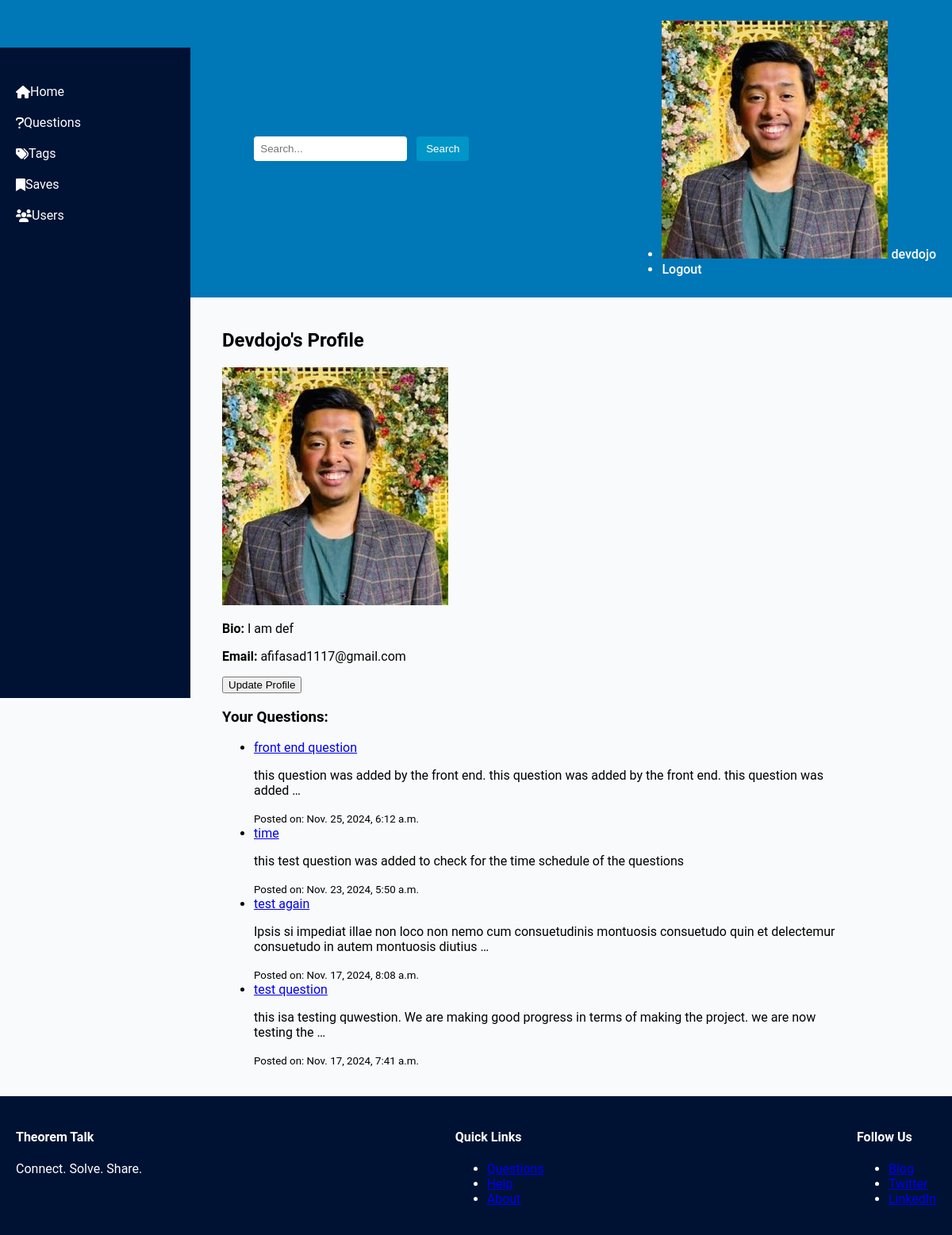
/profile/ (signed in), run on the app's committed database.
### user/models.py (models this page shows, shortened)
class Profile(models.Model):
  user = models.OneToOneField(User, on_delete=models.CASCADE)
  bio = models.CharField(max_length=1000, default="")
  email = models.EmailField(default="")
  image = models.ImageField(default="profile_pic/default.jpg", upload_to="profile_pic")

### base/models.py (models this page shows, shortened)
class Question(models.Model):
  user = models.ForeignKey(User, on_delete=models.CASCADE)
  title = models.CharField(max_length=1000)
  content = models.TextField(null=True, blank=True)
  date_created = models.DateTimeField(default=timezone.now)
  class Meta:
    ordering = ['-date_created']

### user/views.py (the view)
# urls.py: path('profile/', user_views.profile, name = "profile"),
@login_required
def profile(request):
  user_questions = Question.objects.filter(user=request.user)  # Get all questions from the logged-in user
  return render(request, 'users/profile.html', {'questions': user_questions})

### user/templates/users/profile.html
{% extends "base.html" %}
{% block content %}
<div class="profile">
  <h2>{{ user.username|title }}'s Profile</h2>
  <img src="{{ user.profile.image.url }}" alt="{{ user.username }}'s Profile Picture">
  <p><strong>Bio:</strong> {{ user.profile.bio }}</p>
  <p><strong>Email:</strong> {{ user.email }}</p>
  <a href="{% url 'update_profile' %}">
    <button>Update Profile</button>
  </a>
  <h3>Your Questions:</h3>
  {% if questions %}
    <ul>
      {% for question in questions %}
        <li>
          <a href="{% url 'base:question_detail' question.id %}">{{ question.title }}</a>
          <p>{{ question.content|truncatewords:20 }}</p>
          <small>Posted on: {{ question.date_created }}</small>
        </li>
      {% endfor %}
    </ul>
  {% else %}
    <p>You haven't posted any questions yet.</p>
  {% endif %}
</div>
{% endblock %}

### templates/base.html (shortened to what this page needs)
{% load static %}
<!DOCTYPE html>
<html lang="en">
  <head>
    <link rel="stylesheet" href="{% static 'css/base.css' %}">
    <link rel="stylesheet" href="https://cdnjs.cloudflare.com/ajax/libs/font-awesome/6.0.0-beta3/css/all.min.css">
  </head>
  <body>
    <nav class="navbar">
      <a href="/" class="navbar-brand">Theorem Talk</a>
      <div class="navbar-search">
        <input type="text" placeholder="Search..." />
        <button type="submit">Search</button>
      </div>
      <ul class="navbar-nav">
        {% if user.is_authenticated %}
          <li>
            <a href="{% url 'profile' %}">
              <img src="{{ user.profile.image.url }}" alt="Profile" class="profile-pic">
              {{ user.username }}
            </a>
          </li>
          <li><a href="{% url 'logout' %}">Logout</a></li>
        {% else %}
          <li><a href="{% url 'login' %}">Login</a> / <a href="{% url 'register' %}">Sign Up</a></li>
        {% endif %}
      </ul>
    </nav>
    <aside class="sidebar">
      <ul>
        <li><a href="/"><i class="fas fa-home"></i> Home</a></li>
        <li><a href="{% url 'base:question_list' %}"><i class="fas fa-question"></i> Questions</a></li>
        <li><a href="#"><i class="fas fa-tags"></i> Tags</a></li>
        <li><a href="#"><i class="fas fa-bookmark"></i> Saves</a></li>
        <li><a href="#"><i class="fas fa-users"></i> Users</a></li>
      </ul>
    </aside>
    <main class="main-content">
      {% block content %}{% endblock %}
    </main>
    <footer class="footer">
      <div>
        <h4>Theorem Talk</h4>
        <p>Connect. Solve. Share.</p>
      </div>
      <div>
        <h4>Quick Links</h4>
        <ul>
          <li><a href="#">Questions</a></li>
          <li><a href="#">Help</a></li>
          <li><a href="#">About</a></li>
        </ul>
      </div>
      <div>
        <h4>Follow Us</h4>
        <ul>
          <li><a href="#">Blog</a></li>
          <li><a href="#">Twitter</a></li>
          <li><a href="#">LinkedIn</a></li>
        </ul>
      </div>
    </footer>
  </body>
</html>

### static/css/base.css (style rules this page uses)
body { margin: 0; font-family: 'Roboto', Arial, sans-serif; background-color: #f9fafc; }
.navbar { display: flex; justify-content: space-between; align-items: center; padding: 10px 20px; background-color: #0077b6; color: #ffffff; }
.navbar a { text-decoration: none; color: white; font-weight: 500; }
.navbar-search input { padding: 8px; border: none; border-radius: 4px; }
.navbar-search button { background-color: #0096c7; color: #ffffff; border: none; padding: 8px 12px; margin-left: 8px; cursor: pointer; border-radius: 4px; transition: background-color 0.3s; }
.sidebar { width: 240px; position: fixed; top: 60px; left: 0; background-color: #001233; height: 100vh; padding-top: 20px; }
.sidebar ul { list-style: none; padding: 0; }
.sidebar ul li a { display: flex; align-items: center; padding: 10px 20px; color: white; text-decoration: none; transition: background 0.3s; }
.main-content { margin-left: 260px; padding: 20px; max-width: 800px; }
.footer { display: flex; justify-content: space-between; padding: 20px; background-color: #001233; color: white; position: relative; }

### data on the page
Question: title "front end question", content "this question was added by the front end. this question was added by the front end. this question was added …", date_created "Nov. 25, 2024, 6:12 a.m."
Question: title "time", content "this test question was added to check for the time schedule of the questions", date_created "Nov. 23, 2024, 5:50 a.m."
Question: title "test again", content "Ipsis si impediat illae non loco non nemo cum consuetudinis montuosis consuetudo quin et delectemur consuetudo in autem montuosis diutius …", date_created "Nov. 17, 2024, 8:08 a.m."
Question: title "test question", content "this isa testing quwestion. We are making good progress in terms of making the project. we are now testing the …", date_created "Nov. 17, 2024, 7:41 a.m."

### other printed values
{{ user.username }} "devdojo"
{{ user.username|title }} "Devdojo"
{{ user.profile.bio }} "I am def"
{{ user.email }} "afifasad1117@gmail.com"
